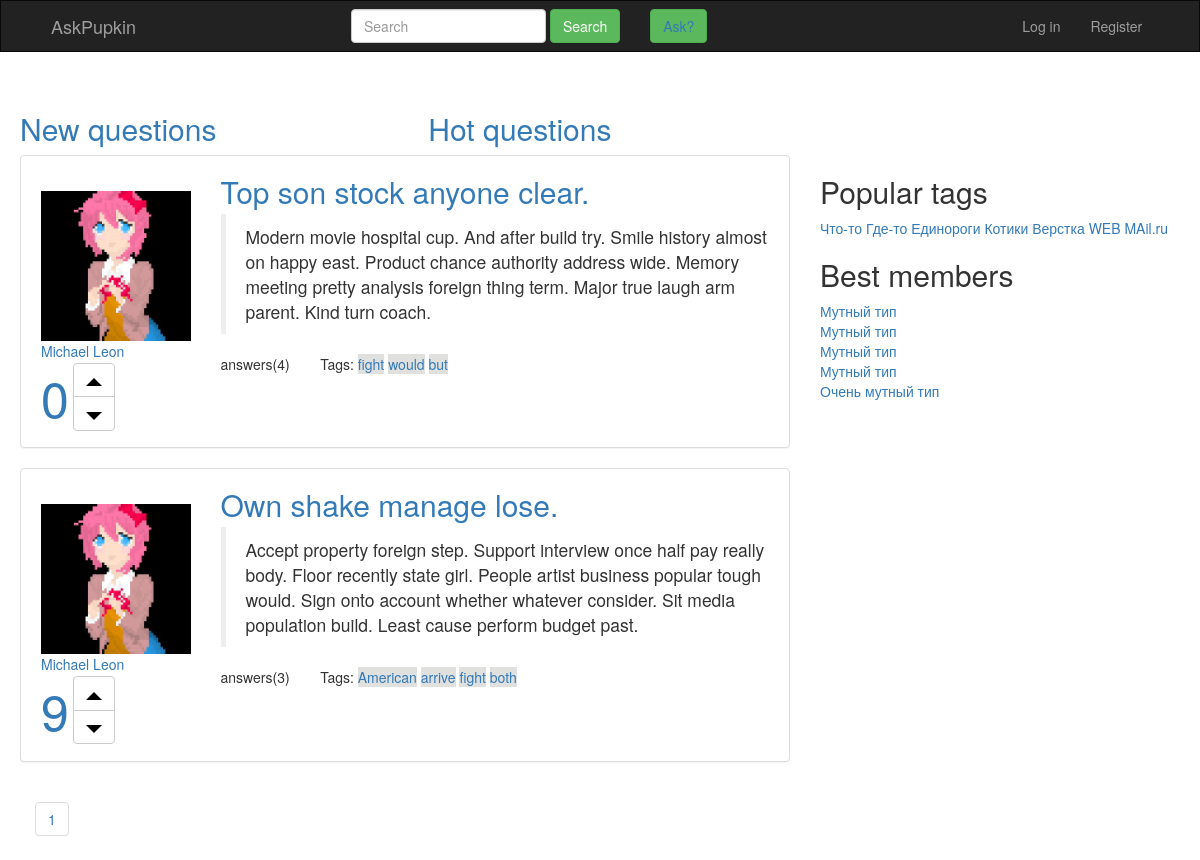
The app's page /questions/tag/fight/ with its own data.
### questions/models.py (models this page shows, shortened)
class Question(models.Model):
    question_id = models.IntegerField(
        primary_key=True,
        db_index=True)
    asker_id = models.ForeignKey(User,
                                 on_delete=models.CASCADE,
                                 related_name="questiom_authtor")
    title = models.CharField(max_length=30)
    text = models.TextField(max_length=300)
    is_active = models.BooleanField(default=True)
    have_right_answer = models.BooleanField(default=False)
    question_creation = models.DateTimeField(default=datetime.now())
    objects = QuestionsManager()

class User(AbstractUser):
    upload = models.ImageField(default=None)
    def __str__(self):
        return str(self.username)

class Like(models.Model):
    count = models.IntegerField(default=0)

class Tag(models.Model):
    tag_name = models.CharField(max_length=10,
                                unique=True,
                                verbose_name='tag_name')
    question_id = models.ManyToManyField(Question,
                                         related_name='Tags')

### questions/views.py (the view)
# urls.py: path('tag/<str:tag_name>/', views.tag, name='tag'),
def tag(request, tag_name, page_number = 1): # нормально не работает
    template = loader.get_template('questions/index.html')
    try:
        questions_on_page = Question.objects.get_questions_with_tag(tag_name, page_number)
    except:
        raise Http404("We have not this tag(((")
    return HttpResponse(template.render(context={'questions_on_page': questions_on_page,
                                                 'proxy_to': 'questions:tag',
                                                 'arg' : tag_name}))

### questions/models.py (called while the page is built)
def get_paginator(questions_list, count):
    return Paginator(questions_list, count)

    def get_questions_with_tag(self, name_of_tag, page_number):
        tag = Tag.objects.get(tag_name = name_of_tag)
        questions_list = tag.question_id.all()
        paginator = get_paginator(questions_list, self.count)
        result = paginator.get_page(page_number)
        return result

### questions/templates/questions/index.html
{% extends "questions/base.html" %}
{% load static %}
{% block add_spec_css %}
  <link href="{% static "questions/css/index.css" %}" rel="stylesheet" />
  <link href="{% static "questions/css/LikeCounter.css" %}" rel="stylesheet" />
{% endblock %}
{% block content %}
        <div class="row" id="switch-conext">
            <div class="col-md-4 navbar-fixed-left ">
              <a href="{% url 'questions:index' %}"><h2>New questions</h2></a>
            </div>
            <div class="col-md-4 navbar-fixed-left">
              <a href="{% url 'questions:hot' %}"><h2>Hot questions</h2></a>
            </div>
          </div>
        <div class="info-plate col-md-8 navbar-fixed-left">
          {% for question in questions_on_page %}
                <div class="panel panel-default question-plate">
                  <div class="form-group row">
                    <div class="col-md-3 media info-plate">
                        <br>
                        <a class="navbar-fixed-left">
                          <img class="media-object" src="{% static "questions/img/man.jpg" %}" width="150" height="150">
                        </a>
                        <a>{{ question.asker_id }}<a>
                        <div class="group">
                          <div class="btn-group-vertical">
                            <likes>{{ question.question_like.count }}</likes>
                          </div>
                          <div class="btn-group-vertical">
                            <button type="button" class="btn btn-default">
                              <img src="{% static "questions/img/caret-top-2x.png" %}">
                            </button>
                            <button type="button" class="btn btn-default">
                              <img src="{% static "questions/img/caret-bottom-2x.png" %}">
                            </button>
                          </div>
                        </div>
                    </div>
                    <div class="col-md-9">
                      <a href="{% url 'questions:question' question.question_id %}" style="font-size: 30px">{{ question.title }}</a>
                      <blockquote>
                        <p>{{ question.text }}</p>
                      </blockquote>
                      <div class="row">
                        <div class="col-md-2">
                          <p>answers({{ question.answers.count }})</p>
                        </div>
                        <div class="col-md-10">
                          <text>Tags:<text>
                            {% for tag in question.Tags.all %}
                                 <a href="{% url 'questions:tag' tag.tag_name %}" style="background-color: #e0e0df">{{ tag.tag_name }}</a>
                            {% endfor %}
                        </div>
                    </div>
                    </div>
                  </div>
                </div>
            {% endfor %}
        </div>
{% endblock %}
{% block pagination %}
    {% include "questions/pagination.html" %}
{% endblock %}

### questions/static/questions/css/index.css (style rules this page uses)
div.info-plate { padding-left: 35px; }
div#switch-conext { padding-left: 35px; }
div.question-plate { padding-top: 15px; }

### questions/static/questions/css/LikeCounter.css (style rules this page uses)
likes { font-size: 50px; text-align: center; }

### records on screen
Question: asker_id "Michael Leon", question_like.count "0", title "Top son stock anyone clear.", text "Modern movie hospital cup. And after build try. Smile history almost on happy east. Product chance authority address wide. Memory meeting pretty analysis foreign thing term. Major true laugh arm parent. Kind turn coach.", answers.count "4"
Tag: tag_name "fight"
Tag: tag_name "would"
Tag: tag_name "but"
Question: asker_id "Michael Leon", question_like.count "9", title "Own shake manage lose.", text "Accept property foreign step. Support interview once half pay really body. Floor recently state girl. People artist business popular tough would. Sign onto account whether whatever consider. Sit media population build. Least cause perform budget past.", answers.count "3"
Tag: tag_name "American"
Tag: tag_name "arrive"
Tag: tag_name "both"

### other values on screen
{{ questions_on_page.number }} "1"
